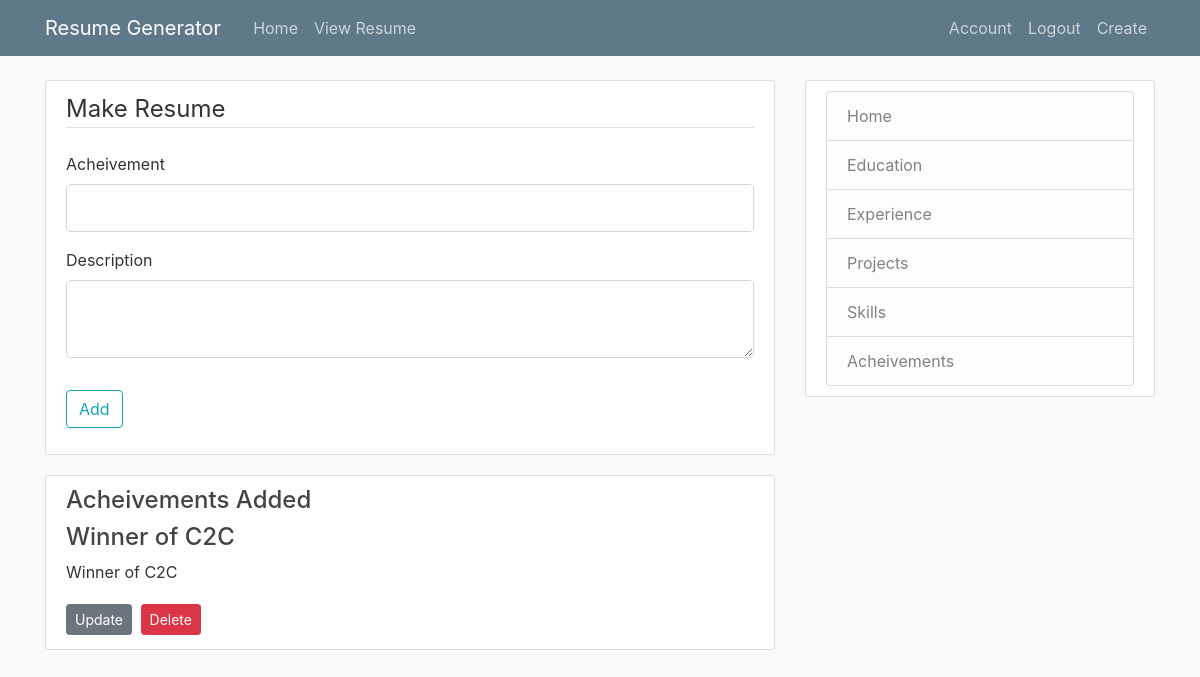
The page /resume/new/acheive (signed in) on the database as committed earlier.
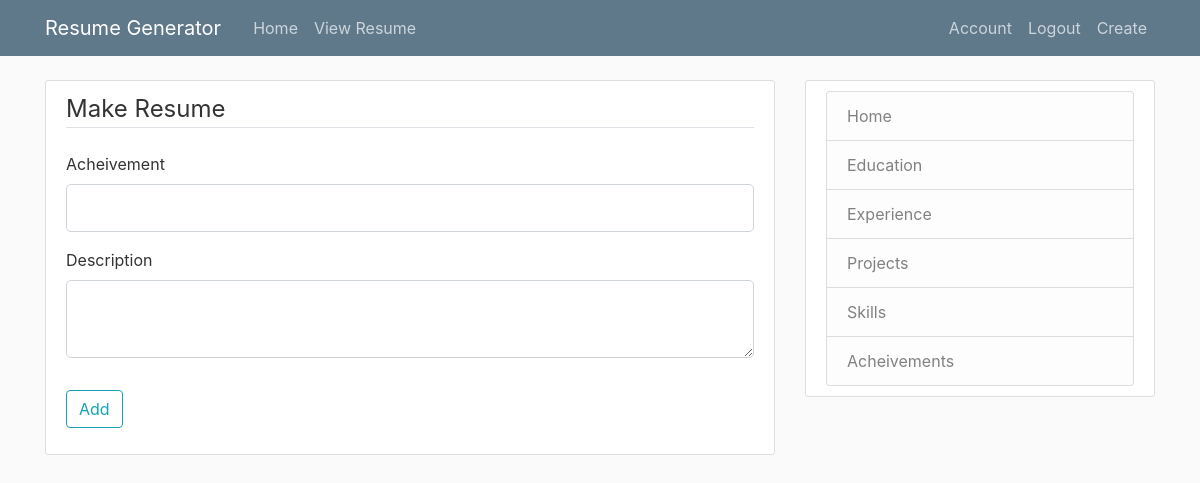
The same page on the database as committed later.
### resume/models.py (models this page shows)
class achievements(db.Model):
    id = db.Column(db.Integer, primary_key=True)
    achname = db.Column(db.String(100),nullable=False)
    achdesc = db.Column(db.Text(100),nullable=False)
    user_id= db.Column(db.Integer,db.ForeignKey('user.id'),nullable=False)

### resume/routes.py (the view)
@app.route("/resume/new/acheive",methods=['GET','POST'])
@login_required
def postacheive():
    form = achieve()
    achadded = achievements.query.filter_by(ach=current_user).all()
    if form.validate_on_submit():
        acheive = achievements(achname=form.achname.data,achdesc=form.achname.data,ach=current_user)
        db.session.add(acheive)
        db.session.commit()
        return redirect(url_for("postskills"))
    return render_template("acheive.html",title="Acheivements",form=form,achadded=achadded)

### resume/forms.py
class achieve(FlaskForm):
    achname = StringField("Acheivement",
        validators=[DataRequired(),Length(min=3)])
    achdesc = TextAreaField("Description",
        validators=[Length(min=10)])
    submit = SubmitField("Add")

### resume/models.py (called while the page is built)
@login_manager.user_loader
def load_user(id):
    return user.query.get(int(id))

### resume/templates/acheive.html (shortened to what this page needs)
{%  extends "layout.html" %}
{% block content %}
<div class="content-section">
    <form method="POST" action="">
        <fieldset class="form-group" id="cloneunder">
            <legend class="border-bottom mb-4">Make Resume</legend>
            <div class="form-group" id="skillclass">
                {{ form.achname.label(class="form-control-label") }}
                {% if form.achname.errors %}
                    {{ form.achname(class="form-control form-control-lg is-invalid") }}
                <div class="invalid-feedback">
                    {% for error in form.achname.errors %}
                    <span>{{error}} </span>
                    {% endfor %}
                </div>
                {% else %}
                {{ form.achname(class="form-control form-control-lg") }}
                {% endif %}
            </div>
            <div class="form-group" id="skillclass">
                {{ form.achdesc.label(class="form-control-label") }}
                {% if form.achdesc.errors %}
                    {{ form.achdesc(class="form-control form-control-lg is-invalid") }}
                <div class="invalid-feedback">
                    {% for error in form.achdesc.errors %}
                    <span>{{error}} </span>
                    {% endfor %}
                </div>
                {% else %}
                {{ form.achdesc(class="form-control form-control-lg") }}
                {% endif %}
            </div>
            </fieldset>
            <div class="form-group">
                {{ form.submit(class="btn btn-outline-info") }}
            </div>
    </form>
</div>
{% if achadded and title=="Acheivements"  %}
    <div class="content-section">
        <h4>Acheivements Added  </h4>
        {% for acheive in achadded %}
        <article>
            <h4 class="artile-title">{{ acheive.achname }}</h4>
            <p class="article-content">{{ acheive.achdesc }}</p>
        </article>
        <div>
            <a class="btn btn-secondary btn-sm mt-1 mb-1" href="{{ url_for('update_acheive', acheive_id=acheive.id) }}">Update</a>
            <button type="button" class="btn btn-danger btn-sm m-1" data-toggle="modal" data-target="#deleteModal">Delete</button>
          </div>
        {% endfor %}
    </div>
{% endif %}
{%  endblock content  %}

Rows that differ between the two databases and show on the page:
removed achievements: achname "Winner of C2C", achdesc "Winner of C2C"
Other text that changed with them:
text no longer shown: "Acheivements Added"
